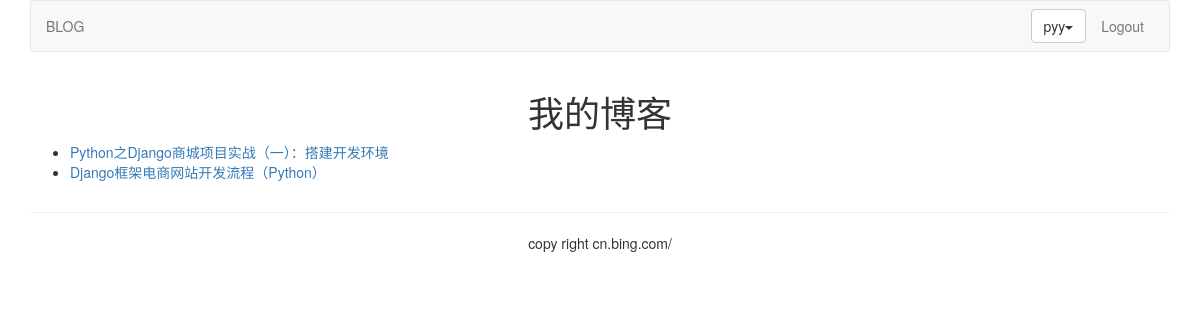
Page /blog/ (signed in) on the committed database.
### blog/models.py (models this page shows, shortened)
class BlogArticles(models.Model):
	title = models.CharField(max_length=300)
	author = models.ForeignKey(User, related_name="blog_posts")
	body = models.TextField()
	publish = models.DateTimeField(default=timezone.now)
	class Meta:
		ordering = ("-publish",)

### blog/views.py (the view)
def blog_title(request):
	blogs = BlogArticles.objects.all()
	return render(request,"blog/titles.html",{"blogs":blogs})

### templates/blog/titles.html (shortened to what this page needs)
{% extends "base.html" %}
{% block content %}
<div class="row text-center vertical-middle-sm">
	<h1>我的博客</h1>
</div>
<div class="row">
	<div class="col-xs-12 col-md-8">
	<ul>
	{% for blog in blogs %}
		<li><a href="{{ blog.id }}">{{ blog.title }}</a></li>
	{% endfor%}
	</ul>
	</div>
</div>
{% endblock %}

### templates/header.html (shortened to what this page needs)
{% load staticfiles %}
<div class="container">
	<nav class="navbar navbar-default" role="navigation">
		<div>
			<ul class="nav navbar-nav" role="navigation">
				<li><a href="{% url 'blog:blog_title' %}">BLOG</a></li>
			</ul>
			<ul class="nav navbar-nav navbar-right" style="margin-right:10px">
				{% if user.is_authenticated %}
				<li>
				<div class="dropdown" style="margin-top:8px">
					<button class='btn btn-default dropdown-toggle' type='button' id='dropdownMenu'
					data-toggle='dropdown'>{{ user.username }}<span class='caret'></span></button>
				</div>
				</li>
				<li><a href="{% url 'account:user_logout' %}">Logout</a></li>
				{% else %}
				<li><a href="{% url 'account:user_login' %}">LOGIN</a></li>
				{% endif %}
			</ul>
		</div>
	</nav>
</div>

### rows in the picture
BlogArticles: title "Python之Django商城项目实战（一）：搭建开发环境"
BlogArticles: title "Django框架电商网站开发流程（Python）"

### other values in the picture
{{ user.username }} "pyy"
